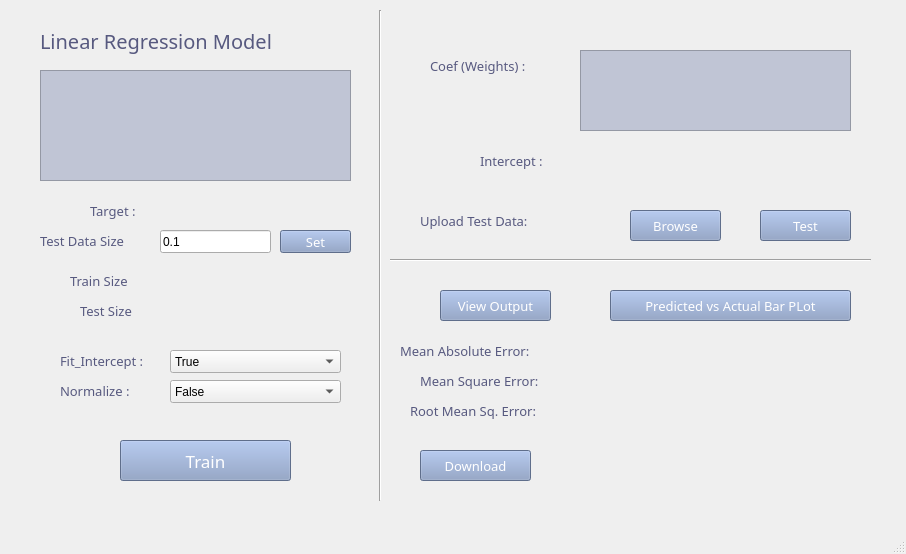
<?xml version="1.0" encoding="UTF-8"?>
<ui version="4.0">
 <class>LinearRegression</class>
 <widget class="QMainWindow" name="LinearRegression">
  <property name="geometry">
   <rect>
    <x>0</x>
    <y>0</y>
    <width>906</width>
    <height>554</height>
   </rect>
  </property>
  <property name="windowTitle">
   <string>MainWindow</string>
  </property>
  <property name="styleSheet">
   <string notr="true">font: 9pt &quot;EF_다이어리&quot;;</string>
  </property>
  <widget class="QWidget" name="centralwidget">
   <widget class="QLabel" name="label">
    <property name="geometry">
     <rect>
      <x>40</x>
      <y>20</y>
      <width>301</width>
      <height>41</height>
     </rect>
    </property>
    <property name="font">
     <font>
      <family>빛의 계승자 Bold</family>
      <pointsize>15</pointsize>
      <weight>9</weight>
      <italic>false</italic>
      <bold>false</bold>
     </font>
    </property>
    <property name="styleSheet">
     <string notr="true">color: rgb(87, 89, 127);
font: 75 15pt &quot;빛의 계승자 Bold&quot;;</string>
    </property>
    <property name="text">
     <string>Linear Regression Model</string>
    </property>
   </widget>
   <widget class="QListWidget" name="columns">
    <property name="geometry">
     <rect>
      <x>40</x>
      <y>70</y>
      <width>311</width>
      <height>111</height>
     </rect>
    </property>
    <property name="styleSheet">
     <string notr="true">color: rgb(87, 89, 127);
background-color: rgb(192, 197, 213);
selection-color: rgb(102, 136, 154);
border-color: rgb(255, 255, 255);
font: 9pt &quot;조선100년체&quot;;</string>
    </property>
   </widget>
   <widget class="QLabel" name="label_2">
    <property name="geometry">
     <rect>
      <x>90</x>
      <y>200</y>
      <width>81</width>
      <height>21</height>
     </rect>
    </property>
    <property name="font">
     <font>
      <family>빛의 계승자 Bold</family>
      <pointsize>10</pointsize>
      <weight>9</weight>
      <italic>false</italic>
      <bold>false</bold>
     </font>
    </property>
    <property name="styleSheet">
     <string notr="true">color: rgb(87, 89, 127);
font: 75 10pt &quot;빛의 계승자 Bold&quot;;</string>
    </property>
    <property name="text">
     <string>Target : </string>
    </property>
   </widget>
   <widget class="QLabel" name="target">
    <property name="geometry">
     <rect>
      <x>160</x>
      <y>200</y>
      <width>181</width>
      <height>21</height>
     </rect>
    </property>
    <property name="font">
     <font>
      <family>EF_다이어리</family>
      <pointsize>9</pointsize>
      <weight>50</weight>
      <italic>false</italic>
      <bold>false</bold>
     </font>
    </property>
    <property name="text">
     <string>&lt;html&gt;&lt;head/&gt;&lt;body&gt;&lt;p&gt;&lt;br/&gt;&lt;/p&gt;&lt;/body&gt;&lt;/html&gt;</string>
    </property>
   </widget>
   <widget class="QLabel" name="label_3">
    <property name="geometry">
     <rect>
      <x>60</x>
      <y>350</y>
      <width>91</width>
      <height>21</height>
     </rect>
    </property>
    <property name="font">
     <font>
      <family>빛의 계승자 Bold</family>
      <pointsize>10</pointsize>
      <weight>9</weight>
      <italic>false</italic>
      <bold>false</bold>
     </font>
    </property>
    <property name="styleSheet">
     <string notr="true">color: rgb(87, 89, 127);
font: 75 10pt &quot;빛의 계승자 Bold&quot;;</string>
    </property>
    <property name="text">
     <string>Fit_Intercept :</string>
    </property>
   </widget>
   <widget class="QLabel" name="label_4">
    <property name="geometry">
     <rect>
      <x>60</x>
      <y>380</y>
      <width>91</width>
      <height>21</height>
     </rect>
    </property>
    <property name="font">
     <font>
      <family>빛의 계승자 Bold</family>
      <pointsize>10</pointsize>
      <weight>9</weight>
      <italic>false</italic>
      <bold>false</bold>
     </font>
    </property>
    <property name="styleSheet">
     <string notr="true">color: rgb(87, 89, 127);
font: 75 10pt &quot;빛의 계승자 Bold&quot;;</string>
    </property>
    <property name="text">
     <string>Normalize :</string>
    </property>
   </widget>
   <widget class="QComboBox" name="fit_inter">
    <property name="geometry">
     <rect>
      <x>170</x>
      <y>350</y>
      <width>171</width>
      <height>23</height>
     </rect>
    </property>
    <item>
     <property name="text">
      <string>True</string>
     </property>
    </item>
    <item>
     <property name="text">
      <string>False</string>
     </property>
    </item>
   </widget>
   <widget class="QComboBox" name="normalize">
    <property name="geometry">
     <rect>
      <x>170</x>
      <y>380</y>
      <width>171</width>
      <height>23</height>
     </rect>
    </property>
    <item>
     <property name="text">
      <string>False</string>
     </property>
    </item>
    <item>
     <property name="text">
      <string>True</string>
     </property>
    </item>
   </widget>
   <widget class="Line" name="line_2">
    <property name="geometry">
     <rect>
      <x>370</x>
      <y>10</y>
      <width>20</width>
      <height>491</height>
     </rect>
    </property>
    <property name="orientation">
     <enum>Qt::Vertical</enum>
    </property>
   </widget>
   <widget class="QLabel" name="label_5">
    <property name="geometry">
     <rect>
      <x>430</x>
      <y>50</y>
      <width>141</width>
      <height>31</height>
     </rect>
    </property>
    <property name="font">
     <font>
      <family>빛의 계승자 Bold</family>
      <pointsize>10</pointsize>
      <weight>9</weight>
      <italic>false</italic>
      <bold>false</bold>
     </font>
    </property>
    <property name="styleSheet">
     <string notr="true">color: rgb(87, 89, 127);
font: 75 10pt &quot;빛의 계승자 Bold&quot;;</string>
    </property>
    <property name="text">
     <string>Coef (Weights) : </string>
    </property>
   </widget>
   <widget class="QLabel" name="label_6">
    <property name="geometry">
     <rect>
      <x>480</x>
      <y>150</y>
      <width>91</width>
      <height>21</height>
     </rect>
    </property>
    <property name="font">
     <font>
      <family>빛의 계승자 Bold</family>
      <pointsize>10</pointsize>
      <weight>9</weight>
      <italic>false</italic>
      <bold>false</bold>
     </font>
    </property>
    <property name="styleSheet">
     <string notr="true">color: rgb(87, 89, 127);
font: 75 10pt &quot;빛의 계승자 Bold&quot;;</string>
    </property>
    <property name="text">
     <string>Intercept : </string>
    </property>
   </widget>
   <widget class="QLabel" name="intercept">
    <property name="geometry">
     <rect>
      <x>580</x>
      <y>150</y>
      <width>251</width>
      <height>31</height>
     </rect>
    </property>
    <property name="font">
     <font>
      <family>EF_다이어리</family>
      <pointsize>9</pointsize>
      <weight>50</weight>
      <italic>false</italic>
      <bold>false</bold>
     </font>
    </property>
    <property name="text">
     <string/>
    </property>
   </widget>
   <widget class="QLabel" name="label_7">
    <property name="geometry">
     <rect>
      <x>40</x>
      <y>230</y>
      <width>121</width>
      <height>21</height>
     </rect>
    </property>
    <property name="font">
     <font>
      <family>빛의 계승자 Bold</family>
      <pointsize>10</pointsize>
      <weight>9</weight>
      <italic>false</italic>
      <bold>false</bold>
     </font>
    </property>
    <property name="styleSheet">
     <string notr="true">color: rgb(87, 89, 127);
font: 75 10pt &quot;빛의 계승자 Bold&quot;;</string>
    </property>
    <property name="text">
     <string>Test Data Size</string>
    </property>
   </widget>
   <widget class="QLineEdit" name="test_data">
    <property name="geometry">
     <rect>
      <x>160</x>
      <y>230</y>
      <width>111</width>
      <height>23</height>
     </rect>
    </property>
    <property name="text">
     <string>0.1</string>
    </property>
   </widget>
   <widget class="QLabel" name="label_8">
    <property name="geometry">
     <rect>
      <x>70</x>
      <y>270</y>
      <width>91</width>
      <height>21</height>
     </rect>
    </property>
    <property name="font">
     <font>
      <family>빛의 계승자 Bold</family>
      <pointsize>10</pointsize>
      <weight>9</weight>
      <italic>false</italic>
      <bold>false</bold>
     </font>
    </property>
    <property name="styleSheet">
     <string notr="true">color: rgb(87, 89, 127);
font: 75 10pt &quot;빛의 계승자 Bold&quot;;</string>
    </property>
    <property name="text">
     <string>Train Size</string>
    </property>
   </widget>
   <widget class="QLabel" name="label_9">
    <property name="geometry">
     <rect>
      <x>80</x>
      <y>300</y>
      <width>81</width>
      <height>21</height>
     </rect>
    </property>
    <property name="font">
     <font>
      <family>빛의 계승자 Bold</family>
      <pointsize>10</pointsize>
      <weight>9</weight>
      <italic>false</italic>
      <bold>false</bold>
     </font>
    </property>
    <property name="styleSheet">
     <string notr="true">color: rgb(87, 89, 127);
font: 75 10pt &quot;빛의 계승자 Bold&quot;;</string>
    </property>
    <property name="text">
     <string>Test Size</string>
    </property>
   </widget>
   <widget class="QLabel" name="train_size">
    <property name="geometry">
     <rect>
      <x>160</x>
      <y>270</y>
      <width>191</width>
      <height>20</height>
     </rect>
    </property>
    <property name="font">
     <font>
      <family>EF_다이어리</family>
      <pointsize>9</pointsize>
      <weight>50</weight>
      <italic>false</italic>
      <bold>false</bold>
     </font>
    </property>
    <property name="text">
     <string/>
    </property>
   </widget>
   <widget class="QLabel" name="test_size">
    <property name="geometry">
     <rect>
      <x>160</x>
      <y>300</y>
      <width>191</width>
      <height>21</height>
     </rect>
    </property>
    <property name="font">
     <font>
      <family>EF_다이어리</family>
      <pointsize>9</pointsize>
      <weight>50</weight>
      <italic>false</italic>
      <bold>false</bold>
     </font>
    </property>
    <property name="text">
     <string/>
    </property>
   </widget>
   <widget class="QPushButton" name="browse">
    <property name="geometry">
     <rect>
      <x>630</x>
      <y>210</y>
      <width>91</width>
      <height>31</height>
     </rect>
    </property>
    <property name="font">
     <font>
      <family>빛의 계승자 Regular</family>
      <pointsize>10</pointsize>
      <weight>50</weight>
      <italic>false</italic>
      <bold>false</bold>
     </font>
    </property>
    <property name="styleSheet">
     <string notr="true">background-color: rgb(133, 154, 194);
font: 10pt &quot;빛의 계승자 Regular&quot;;
color: rgb(255, 255, 255);</string>
    </property>
    <property name="text">
     <string>Browse</string>
    </property>
   </widget>
   <widget class="QLabel" name="label_10">
    <property name="geometry">
     <rect>
      <x>420</x>
      <y>210</y>
      <width>161</width>
      <height>21</height>
     </rect>
    </property>
    <property name="font">
     <font>
      <family>빛의 계승자 Bold</family>
      <pointsize>10</pointsize>
      <weight>9</weight>
      <italic>false</italic>
      <bold>false</bold>
     </font>
    </property>
    <property name="styleSheet">
     <string notr="true">color: rgb(87, 89, 127);
font: 75 10pt &quot;빛의 계승자 Bold&quot;;</string>
    </property>
    <property name="text">
     <string>Upload Test Data:</string>
    </property>
   </widget>
   <widget class="QPushButton" name="test">
    <property name="geometry">
     <rect>
      <x>760</x>
      <y>210</y>
      <width>91</width>
      <height>31</height>
     </rect>
    </property>
    <property name="font">
     <font>
      <family>빛의 계승자 Regular</family>
      <pointsize>10</pointsize>
      <weight>50</weight>
      <italic>false</italic>
      <bold>false</bold>
     </font>
    </property>
    <property name="styleSheet">
     <string notr="true">background-color: rgb(133, 154, 194);
font: 10pt &quot;빛의 계승자 Regular&quot;;
color: rgb(255, 255, 255);</string>
    </property>
    <property name="text">
     <string>Test</string>
    </property>
   </widget>
   <widget class="QPushButton" name="train">
    <property name="geometry">
     <rect>
      <x>120</x>
      <y>440</y>
      <width>171</width>
      <height>41</height>
     </rect>
    </property>
    <property name="font">
     <font>
      <family>빛의 계승자 Regular</family>
      <pointsize>13</pointsize>
      <weight>50</weight>
      <italic>false</italic>
      <bold>false</bold>
     </font>
    </property>
    <property name="styleSheet">
     <string notr="true">background-color: rgb(133, 154, 194);
font: 13pt &quot;빛의 계승자 Regular&quot;;
color: rgb(255, 255, 255);</string>
    </property>
    <property name="text">
     <string>Train</string>
    </property>
   </widget>
   <widget class="QPushButton" name="output">
    <property name="geometry">
     <rect>
      <x>440</x>
      <y>290</y>
      <width>111</width>
      <height>31</height>
     </rect>
    </property>
    <property name="font">
     <font>
      <family>빛의 계승자 Regular</family>
      <pointsize>10</pointsize>
      <weight>50</weight>
      <italic>false</italic>
      <bold>false</bold>
     </font>
    </property>
    <property name="styleSheet">
     <string notr="true">background-color: rgb(133, 154, 194);
font: 10pt &quot;빛의 계승자 Regular&quot;;
color: rgb(255, 255, 255);</string>
    </property>
    <property name="text">
     <string>View Output</string>
    </property>
   </widget>
   <widget class="QPushButton" name="bar_plot">
    <property name="geometry">
     <rect>
      <x>610</x>
      <y>290</y>
      <width>241</width>
      <height>31</height>
     </rect>
    </property>
    <property name="font">
     <font>
      <family>빛의 계승자 Regular</family>
      <pointsize>10</pointsize>
      <weight>50</weight>
      <italic>false</italic>
      <bold>false</bold>
     </font>
    </property>
    <property name="styleSheet">
     <string notr="true">background-color: rgb(133, 154, 194);
font: 10pt &quot;빛의 계승자 Regular&quot;;
color: rgb(255, 255, 255);</string>
    </property>
    <property name="text">
     <string>Predicted vs Actual Bar PLot</string>
    </property>
   </widget>
   <widget class="Line" name="line_3">
    <property name="geometry">
     <rect>
      <x>390</x>
      <y>250</y>
      <width>481</width>
      <height>20</height>
     </rect>
    </property>
    <property name="orientation">
     <enum>Qt::Horizontal</enum>
    </property>
   </widget>
   <widget class="QLabel" name="label_11">
    <property name="geometry">
     <rect>
      <x>400</x>
      <y>340</y>
      <width>181</width>
      <height>21</height>
     </rect>
    </property>
    <property name="font">
     <font>
      <family>빛의 계승자 Bold</family>
      <pointsize>10</pointsize>
      <weight>9</weight>
      <italic>false</italic>
      <bold>false</bold>
     </font>
    </property>
    <property name="styleSheet">
     <string notr="true">color: rgb(87, 89, 127);
font: 75 10pt &quot;빛의 계승자 Bold&quot;;</string>
    </property>
    <property name="text">
     <string>Mean Absolute Error:</string>
    </property>
   </widget>
   <widget class="QLabel" name="label_12">
    <property name="geometry">
     <rect>
      <x>420</x>
      <y>370</y>
      <width>161</width>
      <height>21</height>
     </rect>
    </property>
    <property name="font">
     <font>
      <family>빛의 계승자 Bold</family>
      <pointsize>10</pointsize>
      <weight>9</weight>
      <italic>false</italic>
      <bold>false</bold>
     </font>
    </property>
    <property name="styleSheet">
     <string notr="true">color: rgb(87, 89, 127);
font: 75 10pt &quot;빛의 계승자 Bold&quot;;</string>
    </property>
    <property name="text">
     <string>Mean Square Error:</string>
    </property>
   </widget>
   <widget class="QLabel" name="label_13">
    <property name="geometry">
     <rect>
      <x>410</x>
      <y>400</y>
      <width>181</width>
      <height>21</height>
     </rect>
    </property>
    <property name="font">
     <font>
      <family>빛의 계승자 Bold</family>
      <pointsize>10</pointsize>
      <weight>9</weight>
      <italic>false</italic>
      <bold>false</bold>
     </font>
    </property>
    <property name="styleSheet">
     <string notr="true">color: rgb(87, 89, 127);
font: 75 10pt &quot;빛의 계승자 Bold&quot;;</string>
    </property>
    <property name="text">
     <string>Root Mean Sq. Error:</string>
    </property>
   </widget>
   <widget class="QLabel" name="mae">
    <property name="geometry">
     <rect>
      <x>600</x>
      <y>340</y>
      <width>241</width>
      <height>16</height>
     </rect>
    </property>
    <property name="font">
     <font>
      <family>EF_다이어리</family>
      <pointsize>9</pointsize>
      <weight>50</weight>
      <italic>false</italic>
      <bold>false</bold>
     </font>
    </property>
    <property name="text">
     <string/>
    </property>
   </widget>
   <widget class="QLabel" name="mse">
    <property name="geometry">
     <rect>
      <x>600</x>
      <y>370</y>
      <width>241</width>
      <height>16</height>
     </rect>
    </property>
    <property name="font">
     <font>
      <family>EF_다이어리</family>
      <pointsize>9</pointsize>
      <weight>50</weight>
      <italic>false</italic>
      <bold>false</bold>
     </font>
    </property>
    <property name="text">
     <string/>
    </property>
   </widget>
   <widget class="QLabel" name="rmse">
    <property name="geometry">
     <rect>
      <x>600</x>
      <y>400</y>
      <width>241</width>
      <height>16</height>
     </rect>
    </property>
    <property name="font">
     <font>
      <family>EF_다이어리</family>
      <pointsize>9</pointsize>
      <weight>50</weight>
      <italic>false</italic>
      <bold>false</bold>
     </font>
    </property>
    <property name="text">
     <string/>
    </property>
   </widget>
   <widget class="QPushButton" name="test_size_btn">
    <property name="geometry">
     <rect>
      <x>280</x>
      <y>230</y>
      <width>71</width>
      <height>23</height>
     </rect>
    </property>
    <property name="font">
     <font>
      <family>빛의 계승자 Regular</family>
      <pointsize>10</pointsize>
      <weight>50</weight>
      <italic>false</italic>
      <bold>false</bold>
     </font>
    </property>
    <property name="styleSheet">
     <string notr="true">background-color: rgb(133, 154, 194);
font: 10pt &quot;빛의 계승자 Regular&quot;;
color: rgb(255, 255, 255);</string>
    </property>
    <property name="text">
     <string>Set</string>
    </property>
   </widget>
   <widget class="QTextBrowser" name="weights">
    <property name="geometry">
     <rect>
      <x>580</x>
      <y>50</y>
      <width>271</width>
      <height>81</height>
     </rect>
    </property>
    <property name="styleSheet">
     <string notr="true">color: rgb(87, 89, 127);
background-color: rgb(192, 197, 213);
selection-color: rgb(102, 136, 154);
border-color: rgb(255, 255, 255);
font: 9pt &quot;조선100년체&quot;;</string>
    </property>
   </widget>
   <widget class="QPushButton" name="dwnld">
    <property name="geometry">
     <rect>
      <x>420</x>
      <y>450</y>
      <width>111</width>
      <height>31</height>
     </rect>
    </property>
    <property name="font">
     <font>
      <family>빛의 계승자 Regular</family>
      <pointsize>10</pointsize>
      <weight>50</weight>
      <italic>false</italic>
      <bold>false</bold>
     </font>
    </property>
    <property name="styleSheet">
     <string notr="true">background-color: rgb(133, 154, 194);
font: 10pt &quot;빛의 계승자 Regular&quot;;
color: rgb(255, 255, 255);</string>
    </property>
    <property name="text">
     <string>Download</string>
    </property>
   </widget>
  </widget>
  <widget class="QMenuBar" name="menubar">
   <property name="geometry">
    <rect>
     <x>0</x>
     <y>0</y>
     <width>906</width>
     <height>25</height>
    </rect>
   </property>
  </widget>
  <widget class="QStatusBar" name="statusbar"/>
 </widget>
 <resources/>
 <connections/>
</ui>
